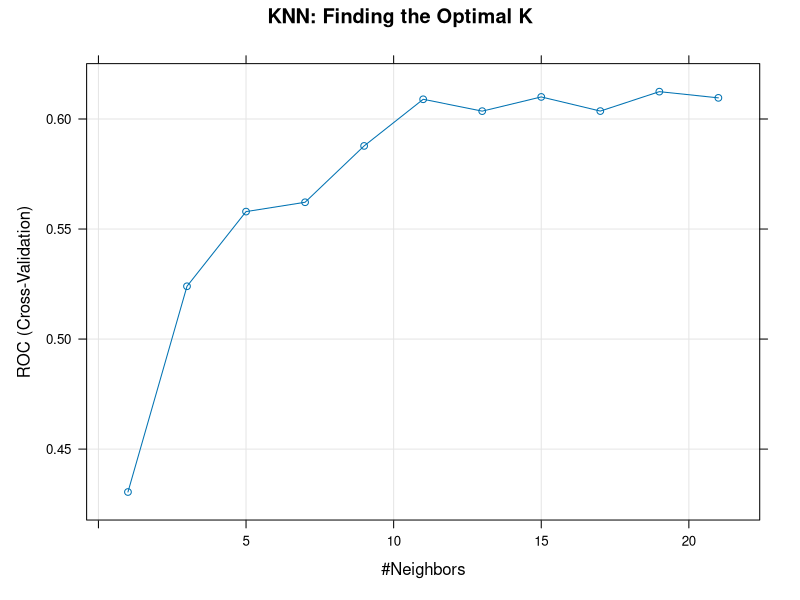
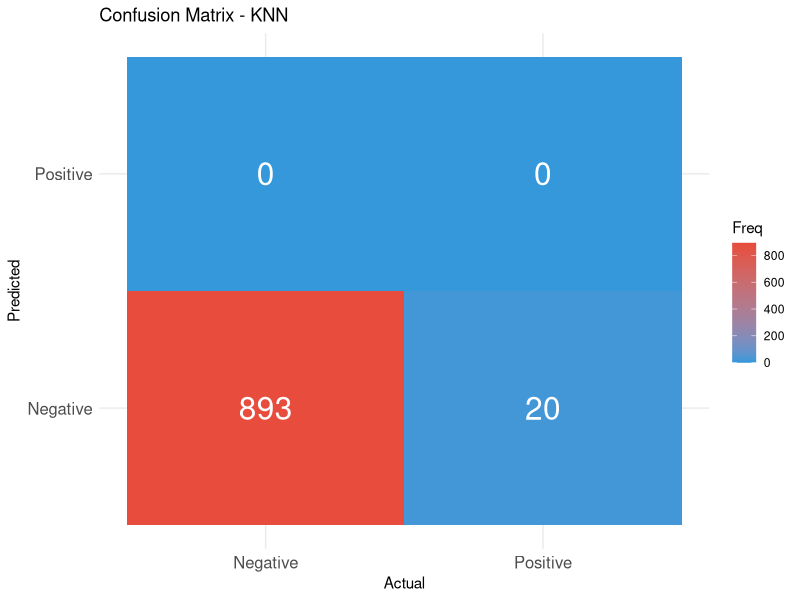
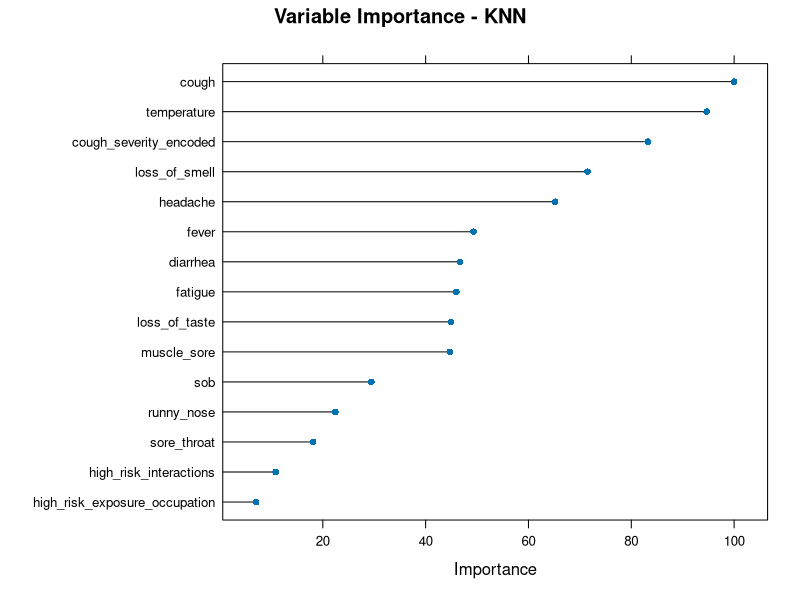

R code for these plots, in order:
## ---- chunk 1
knitr::opts_chunk$set(echo = TRUE, warning = FALSE, message = FALSE)
## ---- chunk 2
# Core libraries
library(tidyverse)
library(caret)      # For ML workflows, cross-validation
library(class)      # For knn function
library(ggplot2)

# Set seed for reproducibility
set.seed(123)
## ---- chunk 3
# Load the cleaned dataset from Part 1
covid_ml <- read.csv("data/covid_ml_clean.csv")

# Quick check
cat("Dataset dimensions:", dim(covid_ml), "\n")
head(covid_ml)
## ---- chunk 4
# KNN in caret requires the target to be a factor
covid_ml$covid19_test_results <- as.factor(covid_ml$covid19_test_results)

# Check levels
levels(covid_ml$covid19_test_results)
## ---- chunk 5
# Split data: 70% training, 30% testing
train_index <- createDataPartition(covid_ml$covid19_test_results, 
                                   p = 0.7, 
                                   list = FALSE)

train_data <- covid_ml[train_index, ]
test_data <- covid_ml[-train_index, ]

cat("Training set size:", nrow(train_data), "\n")
cat("Test set size:", nrow(test_data), "\n")
## ---- chunk 6
# Check if target classes are balanced in both sets
cat("\nTraining set distribution:\n")
prop.table(table(train_data$covid19_test_results))

cat("\nTest set distribution:\n")
prop.table(table(test_data$covid19_test_results))
## ---- chunk 7
# Separate features and target
train_features <- train_data %>% select(-covid19_test_results)
train_labels <- train_data$covid19_test_results

test_features <- test_data %>% select(-covid19_test_results)
test_labels <- test_data$covid19_test_results

# Scale features using training data parameters
# Important: Use training data mean/sd to scale both train and test!
preprocess_params <- preProcess(train_features, method = c("center", "scale"))

train_scaled <- predict(preprocess_params, train_features)
test_scaled <- predict(preprocess_params, test_features)

cat("Features scaled successfully!\n")
## ---- chunk 8
# Set up 10-fold cross-validation
cv_control <- trainControl(
  method = "cv",           # Cross-validation
  number = 10,             # 10 folds
  classProbs = TRUE,       # Compute class probabilities
  summaryFunction = twoClassSummary  # For binary classification metrics
)
## ---- chunk 9
# Train KNN with different K values using cross-validation
# caret will automatically try different values of K

knn_cv <- train(
  x = train_scaled,
  y = train_labels,
  method = "knn",
  trControl = cv_control,
  tuneGrid = data.frame(k = seq(1, 21, by = 2)),  # Try K = 1, 3, 5, ..., 21
  metric = "ROC"  # Optimize for AUC-ROC
)

# View results
knn_cv
## ---- chunk 10
# Plot accuracy vs K
plot(knn_cv, main = "KNN: Finding the Optimal K")
## ---- chunk 11
# What's the best K?
cat("Best K:", knn_cv$bestTune$k, "\n")
## ---- chunk 12
# Predict on test set using the best model
predictions <- predict(knn_cv, newdata = test_scaled)

# View first few predictions
head(predictions)
## ---- chunk 13
# Create confusion matrix
cm <- confusionMatrix(predictions, test_labels, positive = "Positive")
print(cm)
## ---- chunk 14
# Extract key metrics
accuracy <- cm$overall["Accuracy"]
sensitivity <- cm$byClass["Sensitivity"]  # True Positive Rate / Recall
specificity <- cm$byClass["Specificity"]  # True Negative Rate
precision <- cm$byClass["Pos Pred Value"] # Precision

cat("KEY METRICS:\n")
cat("============\n")
cat("Accuracy:", round(accuracy * 100, 2), "%\n")
cat("  - Overall correct predictions\n\n")

cat("Sensitivity (Recall):", round(sensitivity * 100, 2), "%\n")
cat("  - Of all actual positives, how many did we catch?\n")
cat("  - Important when missing a positive case is costly\n\n")

cat("Specificity:", round(specificity * 100, 2), "%\n")
cat("  - Of all actual negatives, how many did we correctly identify?\n\n")

cat("Precision:", round(precision * 100, 2), "%\n")
cat("  - Of all predicted positives, how many are actually positive?\n")
cat("  - Important when false alarms are costly\n")
## ---- chunk 15
# Convert confusion matrix to data frame for plotting
cm_df <- as.data.frame(cm$table)

ggplot(cm_df, aes(x = Reference, y = Prediction, fill = Freq)) +
  geom_tile() +
  geom_text(aes(label = Freq), size = 8, color = "white") +
  scale_fill_gradient(low = "#3498db", high = "#e74c3c") +
  labs(title = "Confusion Matrix - KNN",
       x = "Actual",
       y = "Predicted") +
  theme_minimal() +
  theme(axis.text = element_text(size = 12))
## ---- chunk 16
# caret provides variable importance estimates
var_imp <- varImp(knn_cv, scale = TRUE)
plot(var_imp, top = 15, main = "Variable Importance - KNN")
## ---- chunk 17
sessionInfo()
